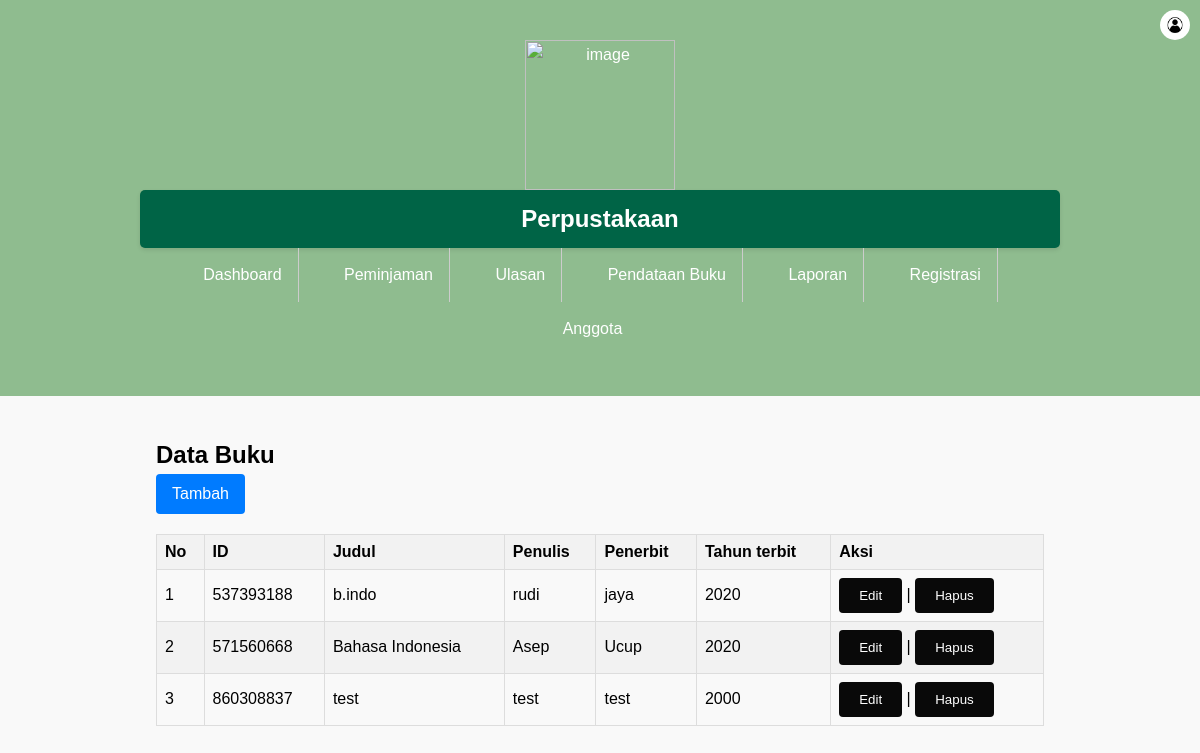
The app's page /buku.php with its own data.
### tables this page shows
CREATE TABLE `buku` (
  `bukuid` int(11) NOT NULL,
  `judul` varchar(25) NOT NULL,
  `penulis` varchar(25) NOT NULL,
  `penerbit` varchar(25) NOT NULL,
  `tahunterbit` int(11) NOT NULL
);

### buku.php (the view, shortened to what this page needs)
<?php include "header.php"; ?>
<section class="content">
    <div class="container">
        <table class="content-table">
                                <h1>Data Buku</h1>
                                <a href="tambahbuku.php" class="btn btn-primary">
                                    <i class="fa fa-edit"></i> Tambah</a>
                                <link rel="stylesheet" href="styles.css">
                            </div>
                            <br>
                            <table id="example1" class="table table-bordered table-striped">
                                <thead>
                                    <tr>
                                        <th>No</th>
                                        <th>ID</th>
                                        <th>Judul</th>
                                        <th>Penulis</th>
                                        <th>Penerbit</th>
                                        <th>Tahun terbit</th>
                                        <th>Aksi</th>
                                    </tr>
                                </thead>
                                <tbody>
                                    <?php
                                    include('koneksi.php');
                                    $no = 1;
                                    $query = "SELECT * FROM buku";
                                    $result = mysqli_query($conn, $query);
                                    while($row = mysqli_fetch_assoc($result)) {
                                        echo "<tr>";
                                        echo "<td>" . $no++ . "</td>";
                                        echo "<td>" . $row['bukuid'] . "</td>";
                                        echo "<td>" . $row['judul'] . "</td>";
                                        echo "<td>" . $row['penulis'] . "</td>";
                                        echo "<td>" . $row['penerbit'] . "</td>";
                                        echo "<td>" . $row['tahunterbit'] . "</td>";
                                        echo "<td><a href='editbuku.php?id=" . $row['bukuid'] . "'><button>Edit</button></a> |
                                             <a href='hapus_buku.php?id=" . $row['bukuid'] . "' onclick='return confirm(\"Apakah Anda yakin ingin menghapus buku ini?\")'>
                                                 <button>Hapus</button></a></td>";
                                        echo "</tr>";
                                    }
                                    ?>
                                </tbody>
                            </table>
        </section>

### styles.css (style rules this page uses)
* { margin: 0; padding: 0; box-sizing: border-box; }
body { font-family: Arial, sans-serif; line-height: 1.6; background-color: #f9f9f9; }
.container { width: 80%; margin: 0 auto; }
.content { padding: 40px 0; }
.btn { background-color: #333; color: #fff; padding: 10px 20px; text-decoration: none; border-radius: 5px; }
table { width: 100%; border-collapse: collapse; margin-bottom: 20px; }
table th, table td { padding: 8px; border: 1px solid #ddd; text-align: left; }
table th { background-color: #f2f2f2; }
table tr:nth-child(even) { background-color: #f2f2f2; }
button { background-color: #090909; color: white; padding: 10px 20px; border: none; border-radius: 4px; cursor: pointer; }
.content-table { width: 100%; border-collapse: collapse; margin-bottom: 20px; box-shadow: 0 4px 8px rgba(0, 0, 0, 0.1); border-radius: 10px; }
.container { width: 80%; margin: 0 auto; padding: 20px; }
.btn { display: inline-block; font-weight: 400; color: #212529; text-align: center; vertical-align: middle; -webkit-user-select: none; -moz-user-select: none; -ms-user-select: none; user-select: none; background-color: transparent; border: 1px solid transparent; padding: .375rem .75rem; font-size: 1rem; line-height: 1.5; border-radius: .25rem; transition: color .15s ease-in-out,background-color .15s ease-in-out,border-color .15s ease-in-out,box-shadow .15s ease-in-out; }
.btn-primary { color: #fff; background-color: #007bff; border-color: #007bff; }
table { border-collapse: collapse; width: 100%; }
th, td { padding: 8px; text-align: left; border-bottom: 1px solid #ddd; }
th { background-color: #f2f2f2; }
.btn-primary { color: #fff; background-color: #00ff95; border-color: #ffffff; }

### buku.php (style rules this page uses)
.content { padding: 20px; }
.table { width: 100%; border-collapse: collapse; margin-top: 20px; }
.table th, .table td { border: 1px solid #dddddd; text-align: left; padding: 8px; }
.table th { background-color: #f2f2f2; }
.table tr:nth-child(even) { background-color: #f2f2f2; }
.btn { display: inline-block; padding: 8px 16px; text-align: center; text-decoration: none; background-color: #007bff; color: #ffffff; border: none; border-radius: 4px; cursor: pointer; }

### records on screen
buku: bukuid "537393188", judul "b.indo", penulis "rudi", penerbit "jaya", tahunterbit "2020"
buku: bukuid "571560668", judul "Bahasa Indonesia", penulis "Asep", penerbit "Ucup", tahunterbit "2020"
buku: bukuid "860308837", judul "test", penulis "test", penerbit "test", tahunterbit "2000"
